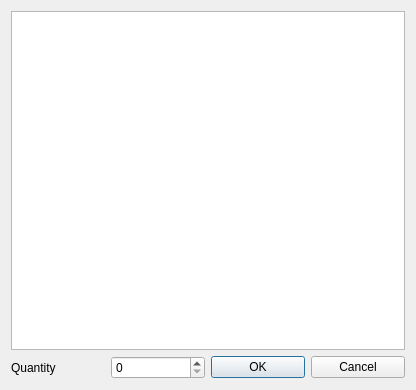
<?xml version="1.0" encoding="UTF-8"?>
<ui version="4.0">
 <class>RegisterAddDlg</class>
 <widget class="QDialog" name="RegisterAddDlg">
  <property name="geometry">
   <rect>
    <x>0</x>
    <y>0</y>
    <width>416</width>
    <height>390</height>
   </rect>
  </property>
  <property name="windowTitle">
   <string>Dialog</string>
  </property>
  <layout class="QGridLayout" name="gridLayout">
   <item row="1" column="0">
    <widget class="QLabel" name="RegisterAddQuantity">
     <property name="text">
      <string>Quantity</string>
     </property>
    </widget>
   </item>
   <item row="1" column="1">
    <widget class="QSpinBox" name="spinBox">
     <property name="maximum">
      <number>999</number>
     </property>
    </widget>
   </item>
   <item row="1" column="2">
    <widget class="QPushButton" name="pushButton">
     <property name="text">
      <string>OK</string>
     </property>
    </widget>
   </item>
   <item row="1" column="3">
    <widget class="QPushButton" name="pushButton_2">
     <property name="text">
      <string>Cancel</string>
     </property>
    </widget>
   </item>
   <item row="0" column="0" colspan="4">
    <widget class="QTableView" name="RegisterAddTableView"/>
   </item>
  </layout>
 </widget>
 <resources/>
 <connections/>
</ui>
